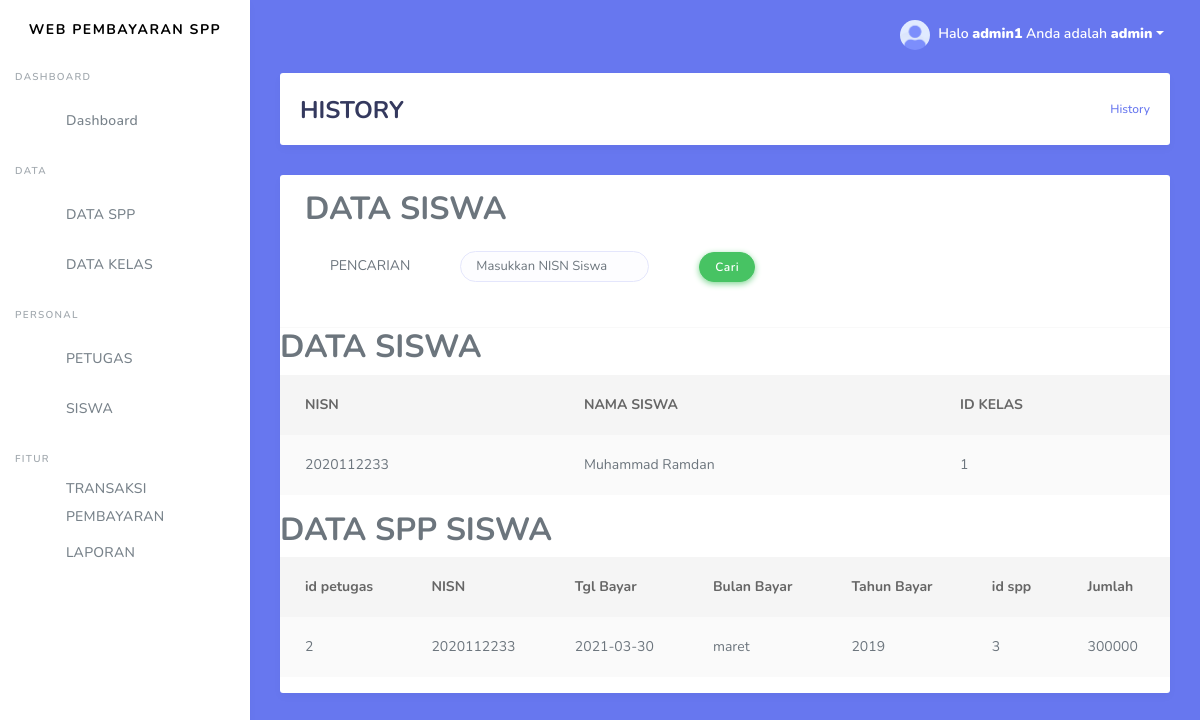
Page /history.php?nisn=2020112233 (signed in) on the committed database.
### tables this page shows
CREATE TABLE `siswa` (
  `nisn` varchar(11) NOT NULL,
  `nis` varchar(11) NOT NULL,
  `nama` varchar(35) NOT NULL,
  `id_kelas` int(11) NOT NULL,
  `alamat` text NOT NULL,
  `no_telp` varchar(13) NOT NULL,
  `id_spp` int(11) NOT NULL
);

CREATE TABLE `pembayaran` (
  `id_pembayaran` int(11) NOT NULL,
  `id_petugas` int(11) NOT NULL,
  `nisn` varchar(11) NOT NULL,
  `tgl_bayar` date NOT NULL,
  `bulan_dibayar` varchar(8) NOT NULL,
  `tahun_dibayar` varchar(4) NOT NULL,
  `id_spp` int(11) NOT NULL,
  `jumlah_bayar` int(11) NOT NULL
);

### history.php (the view, shortened to what this page needs)
<!DOCTYPE html>
<html>
<head>
</head>
<body>
  <?php
  include('tampilan/header.php');
  include('tampilan/sidebar.php');
  ?>
  <div class="main-content bg-primary">
    <section class="section">
      <div class="section-header">
        <h1>HISTORY</h1>
        <div class="section-header-breadcrumb">
          <div class="breadcrumb-item active"><a href="history.php">History</a></div>
        </div>
      </div>
      <div class="row">
        <div class="col-md-12">
          <div class="card">
            <div class="card-header">
              <form action="" method="get">
                <h2>DATA SISWA</h2>
                <table class="table">
                  <tr>
                    <td>PENCARIAN</td>
                    <td>
                      <input class="form-control" type="text" name="nisn" placeholder="Masukkan NISN Siswa">
                    </td>
                    <td>
                      <button class="btn btn-success" type="submit" name="cari">Cari</button>
                    </td>
                  </tr>
                </table>
              </form>
            </div>
      <?php
      if (isset($_GET['nisn']) && $_GET['nisn'] != '') {
        $query = mysqli_query($koneksi, "SELECT * FROM siswa WHERE nisn='$_GET[nisn]'");
        $data = mysqli_fetch_array($query);
      ?>
        <h2>DATA SISWA</h2>
        <table class="table table-striped">
          <thead>
            <tr>
              <th scope="col">NISN</th>
              <th scope="col">NAMA SISWA</th>
              <th scope="col">ID KELAS</th>
            </tr>
          </thead>
          <tbody>
            <td><?php echo $data['nisn']; ?></td>
            <td><?php echo $data['nama']; ?></td>
            <td><?php echo $data['id_kelas']; ?></td>
          </tbody>
        </table>
        <h2>DATA SPP SISWA</h2>
        <table class="table table-striped">
          <thead>
            <tr>
              <th scope="col">id petugas</th>
              <th scope="col"> NISN</th>
              <th scope="col">Tgl Bayar</th>
              <th scope="col">Bulan Bayar</th>
              <th scope="col">Tahun Bayar</th>
              <th scope="col">id spp</th>
              <th scope="col">Jumlah</th>
            </tr>
          </thead>
          <tbody>
            <?php
            $query = mysqli_query($koneksi, "SELECT * FROM pembayaran WHERE nisn='$data[nisn]' ORDER BY bulan_dibayar ASC");
            while ($data = mysqli_fetch_array($query)) {
              echo " <tr>
                          <td>$data[id_petugas]</td>
                          <td>$data[nisn]</td>
                          <td>$data[tgl_bayar]</td>
                          <td>$data[bulan_dibayar]</td>
                          <td>$data[tahun_dibayar]</td>
                          <td>$data[id_spp]</td>
                          <td>$data[jumlah_bayar]</td>
                        </tr>";
            }
            ?>
          </tbody>
        </table>
      <?php
      }
      ?>
  </div>
</body>
</html>

### rows in the picture
siswa: nisn "2020112233", nama "Muhammad Ramdan", id_kelas "1"
pembayaran: id_petugas "2", nisn "2020112233", tgl_bayar "2021-03-30", bulan_dibayar "maret", tahun_dibayar "2019", id_spp "3", jumlah_bayar "300000"

### other values in the picture
$_SESSION['username'] "admin1"
$_SESSION['level'] "admin"
